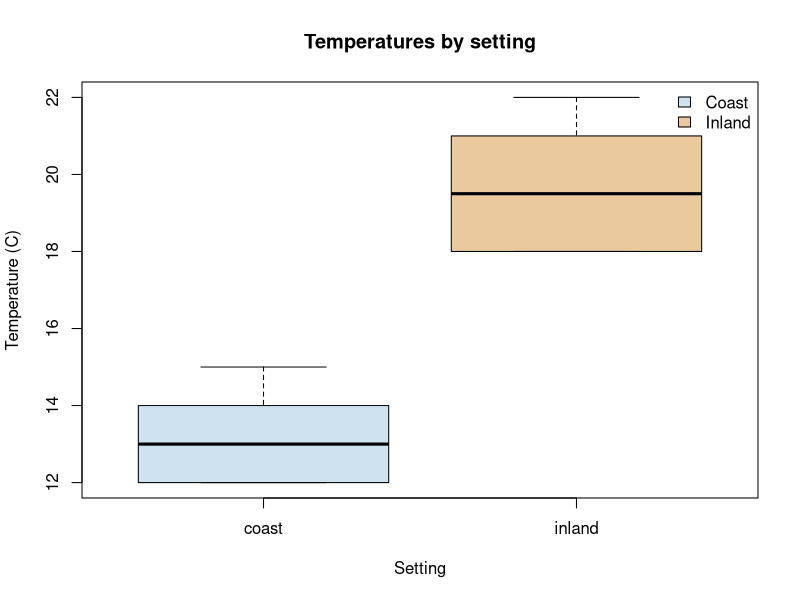

Source code (R):
## ---- chunk 1
site <- rep(c("coast","inland"),each=6)
temp_c <- c(12,13,12,15,14,13,18,19,20,21,18,22)
print(table(site))
boxplot(temp_c ~ site,col=c("#CEE2F0","#EAC99E"),
        main="Temperatures by setting",ylab="Temperature (C)",xlab="Setting")
legend("topright",legend=c("Coast","Inland"),
       fill=c("#CEE2F0","#EAC99E"),bty="n")
